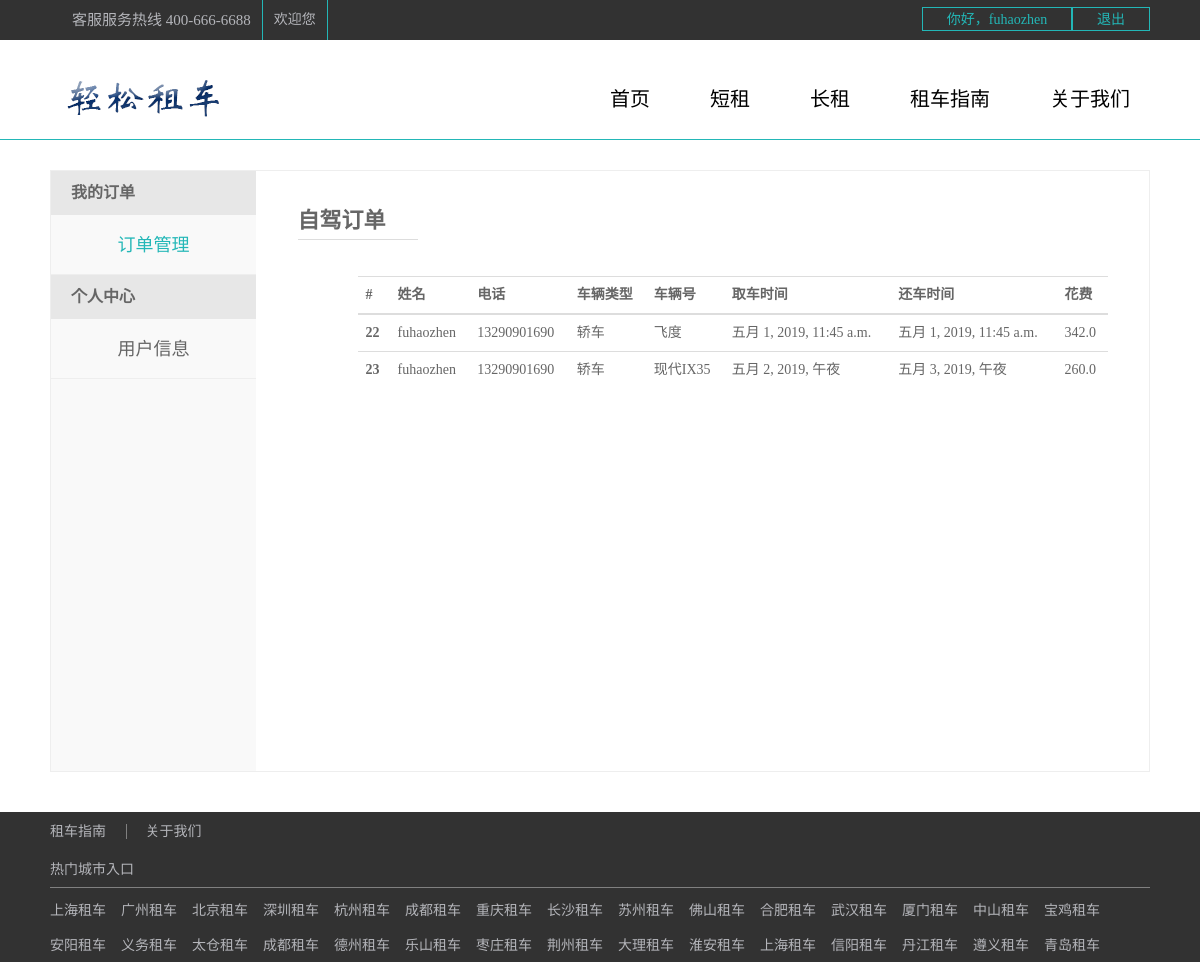
The app's page /cars/dingdan/ (signed in) with its own data.
### cars/models.py (models this page shows)
class Order(models.Model):
    o_uid = models.ForeignKey(User, on_delete=models.CASCADE)
    customerName = models.CharField(max_length=20)
    customerTel = models.CharField(max_length=50)
    o_cid = models.ForeignKey(Car, on_delete=models.CASCADE)
    typeNo = models.CharField(max_length=20)
    creatDate = models.DateTimeField(auto_now_add=False)
    returnDate = models.DateTimeField(auto_now_add=False)
    otime = models.IntegerField(default=0)
    ocost = models.FloatField()

class Car(models.Model):
    ctype = models.CharField(default="轿车", max_length=20)
    typeNo = models.CharField(max_length=20)
    carnum = models.IntegerField(default=100)
    picture = models.FileField(null=True, upload_to="./static/media/")
    color = models.CharField(max_length=20)
    drentprice = models.FloatField()
    description = models.CharField(max_length=50, default="//5座 自动/1.5L")
    def __str__(self):
        return self.ctype

### cars/views.py (the view)
def dingdan(request):
    user = request.session.get("username")
    user1 = User.objects.get(username=user)
    order1 = user1.order_set.all()
    length = len(order1)
    return render(request, 'cars/dingdan.html', {"username": user, "order1": order1, "length": length})

### templates/cars/dingdan.html (shortened to what this page needs)
<!DOCTYPE html>
<html>
	<head>
		<link rel="stylesheet" type="text/css" href="/static/js/bootstrap-3.3.7-dist/css/bootstrap.css"/>
	</head>
	<body>
		<div class="top">
			<div class="content">
				<div class="fl">
					<ul class="flu">
						<li>
							<span class="kefu">客服服务热线 400-666-6688</span>
						</li>
						<li>
							<span>欢迎您</span>
						</li>
					</ul>
				</div>
				<div class="fr">
					{% if  not username %}
						<a href="{% url 'cars:user_login' %}">登录</a>
						<a href="{% url 'cars:user_register' %}">注册</a>
					{% else %}
						<a href="{% url 'cars:me' %}" style="width: 150px;">你好，{{username}}</a>
						<a href="{% url 'cars:log_out' %}">退出</a>
					{% endif %}
				</div>
			</div>
		</div>
		<div class="nav">
			<div class="s1_content">
				<img src="/static/images/商标.png" alt>
				<div class="menu">
					<ul>
						<li><a href="{% url 'cars:index' %}">首页</a></li>
						<li><a href="{% url 'cars:short' %}">短租</a></li>
						<li><a href="{% url 'cars:long' %}">长租</a></li>
						<li><a href="{% url 'cars:guide' %}">租车指南</a></li>
						<li style="margin-right: 20px;"><a href="{% url 'cars:guide' %}">关于我们</a></li>
					</ul>
				</div>
			</div>
		</div>
		<div class="about_content">
			<div class="about_left">
				<dt>我的订单</dt>
					<dd>
						<a href="{% url 'cars:dingdan' %}" class="ck" style="color:#23B7B7; ">订单管理</a>
					</dd>
				<dt>个人中心</dt>
					<dd>
						<a href="{%url 'cars:me' %}" class="user">用户信息</a>
					</dd>
			</div>
			<div class="about_right">
				<div class="right_top">
					<div class="zijia">自驾订单</div>
				</div>
				<div class="right_bottom">
					{% if length > 0 %}
							<table class="table table-hover">
									<tr>
									  <th scope="col">#</th>
									  <th scope="col">姓名</th>
									  <th scope="col">电话</th>
									  <th scope="col">车辆类型</th>
										<th scope="col">车辆号</th>
									  <th scope="col">取车时间</th>
									  <th scope="col">还车时间</th>
										<th scope="col">花费</th>
									</tr>
								  <tbody>
								  {% for i in order1 %}
									<tr>
									  <th scope="row">{{i.id}}</th>
									  <td>{{username}}</td>
									  <td>{{i.customerTel}}</td>
									  <td>{{i.o_cid}}</td>
									  <td>{{i.typeNo}}</td>
									  <td>{{i.creatDate}}</td>
									  <td>{{i.returnDate}}</td>
									  <td>{{i.ocost}}</td>
									</tr>
								  {% endfor %}
								  </tbody>
							</table>
					{% endif %}
				</div>
			</div>
		</div>
		<div class="s1_footer">
			<div class="s1_footer_top">
				<div class="s1_content">
					<div class="s1_top">
							<span style="border-right: 1px solid gray; padding-right: 20px;"><a href="{% url 'cars:guide' %}" style="color: #b4b5ba; text-decoration: none;">租车指南</a></span>
							<span><a href="{% url 'cars:about' %}" style="color: #b4b5ba;text-decoration: none;">关于我们</a></span>
					</div>
					<div class="clear"></div>
					<div class="s1_lian_jie">
						<h5 style="color: #b4b5ba;">热门城市入口</h5>
						<ul>
							<li><a href="#">上海租车</a></li>
							<li><a href="#">广州租车</a></li>
							<li><a href="#">北京租车</a></li>
							<li><a href="#">深圳租车</a></li>
							<li><a href="#">杭州租车</a></li>
							<li><a href="#">成都租车</a></li>
							<li><a href="#">重庆租车</a></li>
							<li><a href="#">长沙租车</a></li>
							<li><a href="#">苏州租车</a></li>
							<li><a href="#">佛山租车</a></li>
							<li><a href="#">合肥租车</a></li>
							<li><a href="#">武汉租车</a></li>
							<li><a href="#">厦门租车</a></li>
							<li><a href="#">中山租车</a></li>
							<li><a href="#">宝鸡租车</a></li>
							<li><a href="#">安阳租车</a></li>
							<li><a href="#">义务租车</a></li>
							<li><a href="#">太仓租车</a></li>
							<li><a href="#">成都租车</a></li>
							<li><a href="#">德州租车</a></li>
							<li><a href="#">乐山租车</a></li>
							<li><a href="#">枣庄租车</a></li>
							<li><a href="#">荆州租车</a></li>
							<li><a href="#">大理租车</a></li>
							<li><a href="#">淮安租车</a></li>
							<li><a href="#">上海租车</a></li>
							<li><a href="#">信阳租车</a></li>
							<li><a href="#">丹江租车</a></li>
							<li><a href="#">遵义租车</a></li>
							<li><a href="#">青岛租车</a></li>
						</ul>
					</div>
				</div>
			</div>
		</div>
	</body>
</html>

### templates/cars/dingdan.html (style rules this page uses)
* { margin:0px; padding:0px; }
div { display: block; }
body { font-family: "微软雅黑"; font-size:14px; color: #666; }
div.top { height:40px; background-color:#323232; line-height:40px; }
span.kefu { float: left; font-size: 15px; margin-left:11px; }
div.content { width:1100px; margin:0 auto; }
ul.flu { float: left; }
ul.flu>li { list-style: none; float:left; margin-left:11px; padding-right:11px; border-right:1px solid #23B7B7; }
ul.flu>li span { display: block; text-decoration: none; color:#b4b5ba; }
div.top .fr { float:right; }
div.top .fr a { width:78px; height:24px; display: block; border:1px solid #23B7B7; float: left; line-height: 24px; text-align: center; margin-top:7px; text-decoration: none; color:#23B7B7; }
div.nav { height:100px; background-color:#fff; border-bottom:1px solid #23B7B7; }
div.s1_content img { margin-top: 20px; }
div.s1_content { width:1100px; margin: 0 auto; clear:both; }
div.menu { float:right; height:100px; }
div.menu ul li { float:left; list-style: none; padding-top: 34px; color:#666666; text-align: center; line-height: 30px; margin-right: 60px; }
div.menu ul li a { text-decoration: none; color:#000; font-size:20px; }
div.about_content { width: 1100px; margin: 0 auto; overflow: hidden; background: #fff; margin-top: 30px; margin-bottom: 40px; border: 1px solid #eee; }
div.about_left { width: 205px; overflow: hidden; float: left; background: #f9f9f9; min-height: 600px; }
div.about_left a { display: block; width: 205px; height: 60px; border-bottom: 1px solid #eeeeee; font-size: 18px; text-align: center; line-height: 60px; text-decoration: none; color: #666; }
div.about_left dt { padding: 10px 20px; font-size: 16px; background-color: #E7E7E7; font-weight: 700; line-height: 1.5; display: block; }
div.about_right { width: 879px; overflow: hidden; min-height: 410px; margin: auto; }
div.right_top { width: 810px; height: 35px; margin: auto; position: relative; margin-top: 20px; }
div.zijia { padding-right: 20px; height: 38px; background: #fff; line-height: 38px; color: #666; font-size: 22px; font-weight: bold; position: absolute; top: 11px; width:120px ; border-bottom:1px solid #ddd; }
div.right_bottom { width: 810px; overflow: hidden; margin: auto; padding: 50px 0 50px 60px; }
div.s1_footer { height: 150px; width: 100%; background: #323232; }
div.s1_top { padding-top: 10px; margin-bottom: 10px; }
div.clear { clear: both; overflow: hidden; height: 1px; margin-top: -1px; font-size: 0; }
div.s1_lian_jie ul { height: 80px; border-top: 1px solid gray; overflow: hidden; margin-top: 10px; margin-bottom: 0px; }
div.s1_lian_jie ul li { list-style: none; float: left; margin-right: 15px; line-height: 25px; margin-top: 10px; }
div.s1_lian_jie ul li a { color: #b4b5ba; text-decoration: none; }
div.s1_top span { margin-right: 15px; }

### records on screen
Order: id "22", username "fuhaozhen", customerTel "13290901690", o_cid "轿车", typeNo "飞度", creatDate "五月 1, 2019, 11:45 a.m.", returnDate "五月 1, 2019, 11:45 a.m.", ocost "342.0"
Order: id "23", username "fuhaozhen", customerTel "13290901690", o_cid "轿车", typeNo "现代IX35", creatDate "五月 2, 2019, 午夜", returnDate "五月 3, 2019, 午夜", ocost "260.0"

### other values on screen
{{ username }} "fuhaozhen"
